Frame 1 (no input): blank canvas, image omitted
Frame 60 (no input): blank canvas, image omitted
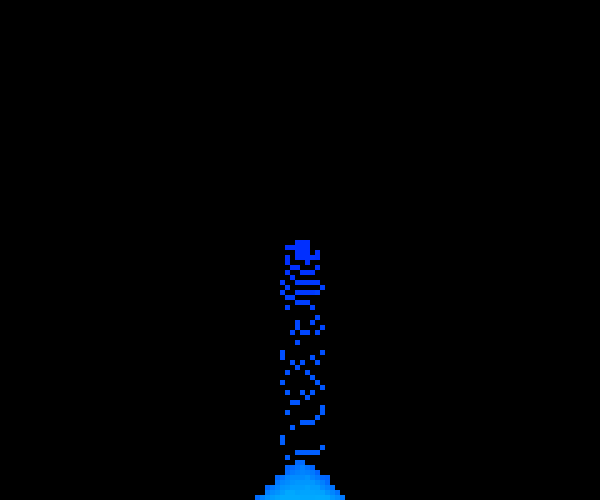
Frame 120 (the mouse pressed at the canvas centre since frame 60)

The p5.js sketch whose frames 1 and 60 were blank and that drew this single picture after the mouse press (run headless with seeded random() and noise() and a simulated clock; from frame 60 on, the mouse is pressed at the canvas centre):

// p5.js sketch
// ── sketch.js
function make2DArray(cols, rows) {
  let arr = new Array(cols);
  for (let i = 0; i < arr.length; i++) {
    arr[i] = new Array(rows);
    // Fill the array with 0s
    for (let j = 0; j < arr[i].length; j++) {
      arr[i][j] = 0;
    }
  }
  return arr;
}

// The grid
let grid;
let velocityGrid;

// square size
let w = 5;
let cols, rows;
let hueValue = 200;

let gravity = 0.1;

// Check if a row is within the bounds
function withinCols(i) {
  return i >= 0 && i <= cols - 1;
}

// Check if a column is within the bounds
function withinRows(j) {
  return j >= 0 && j <= rows - 1;
}

function setup() {
  createCanvas(600, 500);
  colorMode(HSB, 360, 255, 255);
  cols = width / w;
  rows = height / w;
  grid = make2DArray(cols, rows);
  velocityGrid = make2DArray(cols, rows, 1);
}

function mouseDragged() {}

function draw() {
  background(0);

  if (mouseIsPressed) {
    let mouseCol = floor(mouseX / w);
    let mouseRow = floor(mouseY / w);
    let matrix = 5;
    if (mouseButton === LEFT) {
      //cant add sand to somewhere already sand
      if (
        mouseCol > 0 &&
        mouseCol < cols &&
        mouseRow > 0 &&
        mouseRow < rows &&
        grid[mouseCol][mouseRow] === 0
      ) 
      {
        // Randomly add an area of sand particles

        let extent = floor(matrix / 2);
        for (let i = -extent; i <= extent; i++) {
          for (let j = -extent; j <= extent; j++) {
            if (random(1) < 0.75) {
              let col = mouseCol + i;
              let row = mouseRow + j;
              if (withinCols(col) && withinRows(row)) {
                grid[col][row] = hueValue;
                velocityGrid[col][row] = 1;
              }
            }
          }
        }
      }
    } else {
      if (mouseCol > 0 && mouseCol < cols && mouseRow > 0 && mouseRow < rows) {
        for (i = 0; i < matrix / 2; i++) {
          for (j = 0; j < matrix / 2; j++) {
            grid[mouseCol + i][mouseRow + j] = 0;
          }
        }
      }
    }

    // Change the color of the sand over time
    hueValue += 0.5;
    if (hueValue > 360) {
      hueValue = 1;
    }
  }

  //frameRate(1);

  // Draw the sand
  for (let i = 0; i < cols; i++) {
    for (let j = 0; j < rows; j++) {
      noStroke();
      if (grid[i][j] > 0) {
        fill(grid[i][j], 255, 255);
        let x = i * w;
        let y = j * w;
        square(x, y, w);
      }
    }
  }

  // Create a 2D array for the next frame of animation
  let nextGrid = make2DArray(cols, rows);
  let nextVelocityGrid = make2DArray(cols, rows);

  // Check every cell
  for (let i = 0; i < cols; i++) {
    for (let j = 0; j < rows; j++) {
      // What is the state?
      let state = grid[i][j];
      let velocity = velocityGrid[i][j];
      let moved = false;
      if (state > 0) {
        let newPos = int(j + velocity);
        for (let y = newPos; y > j; y--) {
          let below = grid[i][y];
          let dir = 1;
          if (random(1) < 0.5) {
            dir *= -1;
          }
          let belowA = -1;
          let belowB = -1;
          if (withinCols(i + dir)) belowA = grid[i + dir][y];
          if (withinCols(i - dir)) belowB = grid[i - dir][y];

          if (below === 0) {
            nextGrid[i][y] = state;
            nextVelocityGrid[i][y] = velocity + gravity;
            moved = true;
            break;
          } else if (belowA === 0) {
            nextGrid[i + dir][y] = state;
            nextVelocityGrid[i + dir][y] = velocity + gravity;
            moved = true;
            break;
          } else if (belowB === 0) {
            nextGrid[i - dir][y] = state;
            nextVelocityGrid[i - dir][y] = velocity + gravity;
            moved = true;
            break;
          }
        }
      }

      if (state > 0 && !moved) {
        nextGrid[i][j] = grid[i][j];
        nextVelocityGrid[i][j] = velocityGrid[i][j] + gravity;
      }
    }
  }
  grid = nextGrid;
  velocityGrid = nextVelocityGrid;
}
